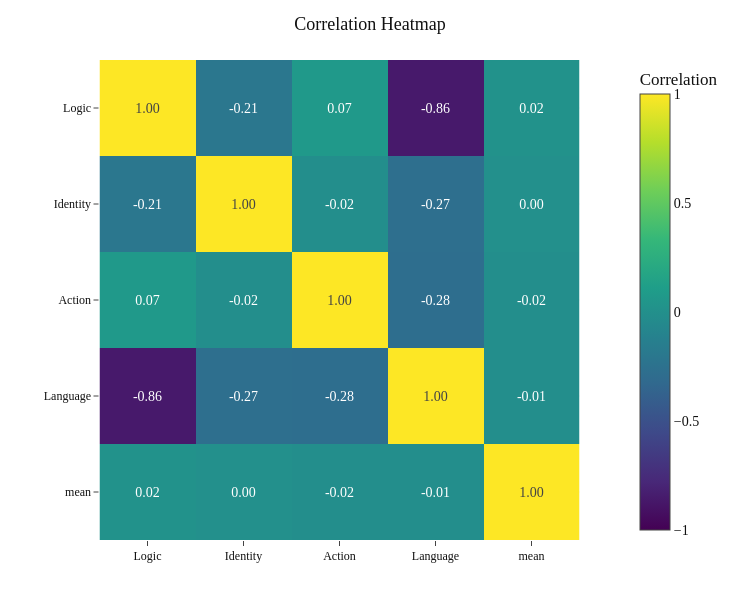

Here is the notebook cell this chart was saved with:
### Markdown cell above
#### 5.2.2 A bit more advance statistics

The first results suggest strongly that there is no effect but in order to be sure, some more statistics were done

### Code cell
viz.heatmap(df,['Logic', 'Identity', 'Action', 'Language', 'mean'])

mod= smf.ols(formula='mean~ Logic + Identity + Action + Language',data=df)
res = mod.fit()
print(res.summary())

### Figure 1 — Plotly figure (JSON) as saved in the notebook; plotly's stock layout.template omitted (floating-point values rounded to 4 significant figures)
{"data": [{"coloraxis": "coloraxis", "hovertemplate": "x: %{x}<br>y: %{y}<br>Correlation: %{z}<extra></extra>", "name": "0", "texttemplate": "%{z:.2f}", "type": "heatmap", "x": ["Logic", "Identity", "Action", "Language", "mean"], "xaxis": "x", "y": ["Logic", "Identity", "Action", "Language", "mean"], "yaxis": "y", "z": [[1.0, -0.2069, 0.06952, -0.8605, 0.01852], [-0.2069, 1.0, -0.01551, -0.2703, -0.002733], [0.06952, -0.01551, 1.0, -0.2803, -0.01636], [-0.8605, -0.2703, -0.2803, 1.0, -0.0124], [0.01852, -0.002733, -0.01636, -0.0124, 1.0]]}], "layout": {"coloraxis": {"cmax": 1, "cmin": -1, "colorbar": {"title": {"text": "Correlation"}}, "colorscale": [[0, "#440154"], [0.1111, "#482878"], [0.2222, "#3e4989"], [0.3333, "#31688e"], [0.4444, "#26828e"], [0.5556, "#1f9e89"], [0.6667, "#35b779"], [0.7778, "#6ece58"], [0.8889, "#b5de2b"], [1, "#fde725"]]}, "height": 600, "title": {"text": "Correlation Heatmap"}, "width": 740, "xaxis": {"anchor": "y", "constrain": "domain", "domain": [0, 1], "scaleanchor": "y"}, "yaxis": {"anchor": "x", "autorange": "reversed", "constrain": "domain", "domain": [0, 1]}}}
